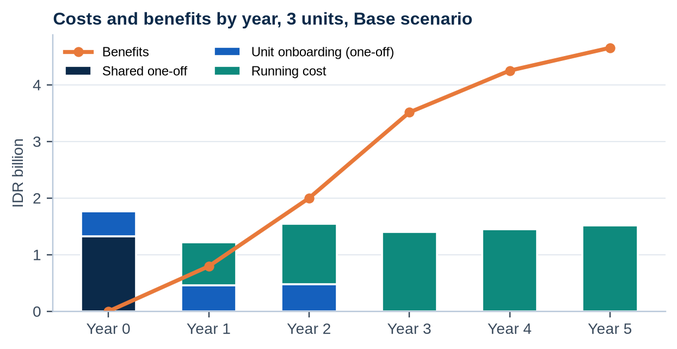
#> input picture finance/img/c_costs.png, 677 x 349 px, shrunk from 1244 x 641 before the run, found by its file name; its folder holds only this picture in this run
$ python mkjpg.py
#> lines starting #> are read from the running program, lines starting #| are printed output that depends on the picture
"""Converts deck/img/*.png to deck/jpg/*.jpg (sidebar cropped) for the deck builder."""
from PIL import Image
import os
os.makedirs('jpg', exist_ok=True)
for f in sorted(os.listdir('img')):
    im = Image.open('img/' + f).convert('RGB'); w, h = im.size
#> after `w, h = im.size`: w = 677; h = 349
    if f != 'plant.png': im = im.crop((240, 0, w, h))
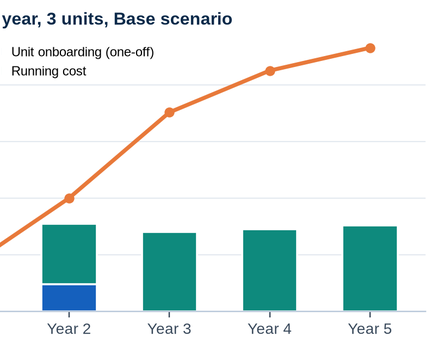
#> im: PIL image 437x349 RGB; mean R, G, B 223.3, 236, 235.1
    im.save("jpg/" + f.replace(".png", ".jpg"), quality=68, optimize=True)
print(len(os.listdir('jpg')))

$ run again, on finance/img/c_npv_size.png
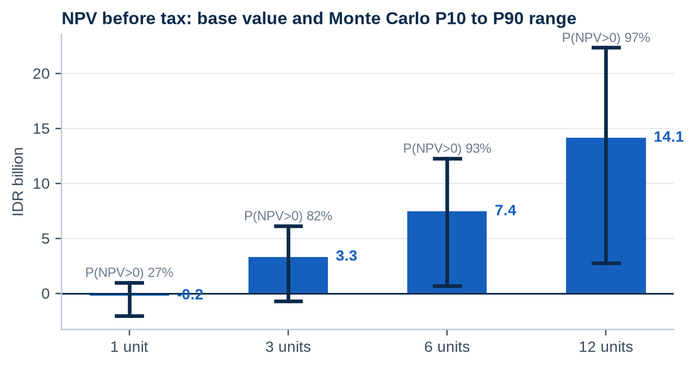
#> input picture finance/img/c_npv_size.png, 696 x 367 px, shrunk from 1280 x 674 before the run, found by its file name
#> `if f != 'plant.png': im = im.crop((240, 0, w, h))`:
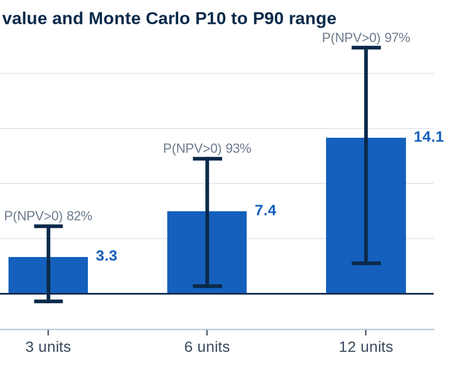
#> im: PIL image 456x367 RGB; mean R, G, B 217.4, 227.8, 240.6

$ run again, on finance/img/c_tornado.png
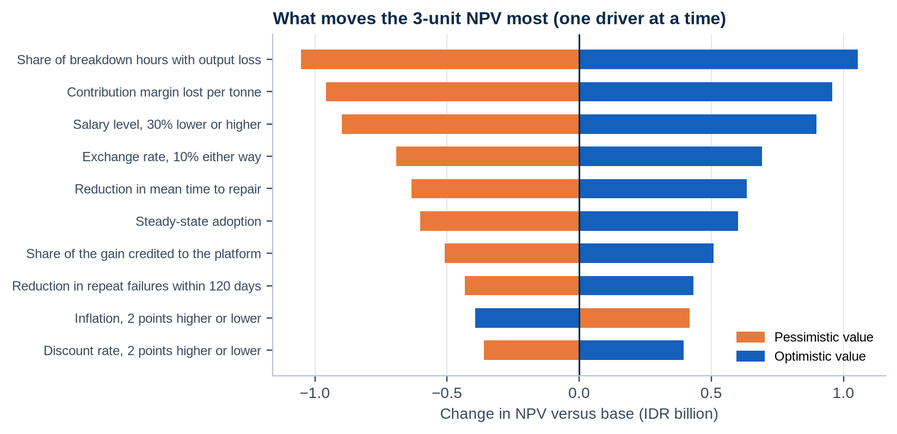
#> input picture finance/img/c_tornado.png, 897 x 434 px, shrunk from 1648 x 797 before the run, found by its file name
#> `if f != 'plant.png': im = im.crop((240, 0, w, h))`:
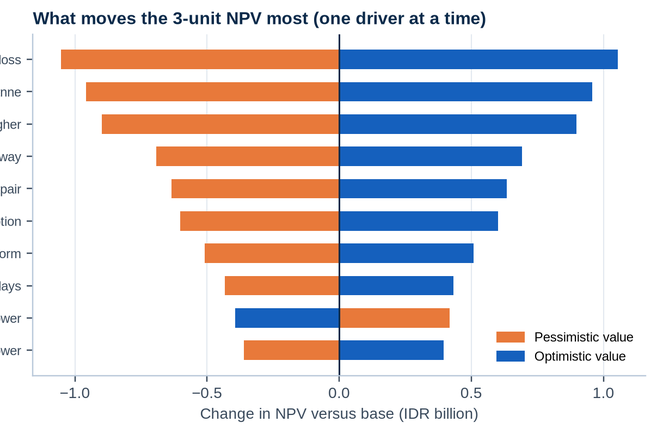
#> im: PIL image 657x434 RGB; mean R, G, B 219.8, 215.9, 220

$ run again, on finance/img/c_cumulative.png
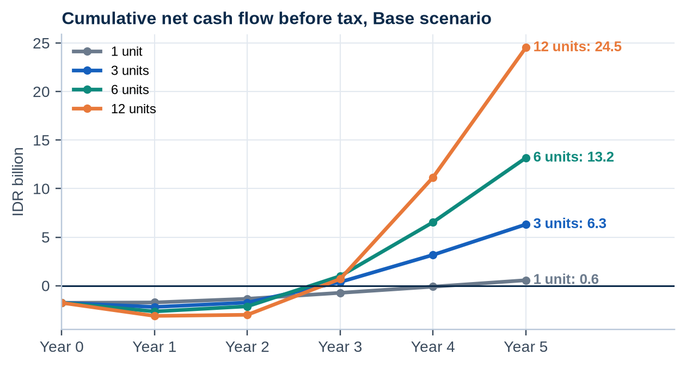
#> input picture finance/img/c_cumulative.png, 686 x 367 px, shrunk from 1260 x 674 before the run, found by its file name
#> `if f != 'plant.png': im = im.crop((240, 0, w, h))`:
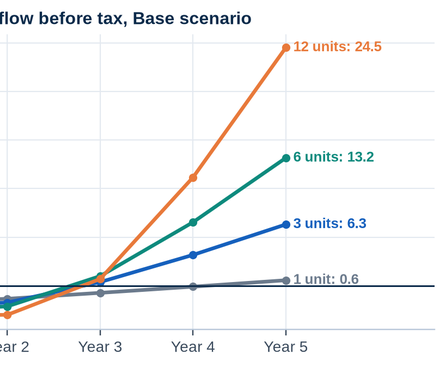
#> im: PIL image 446x367 RGB; mean R, G, B 245.3, 246.4, 247
